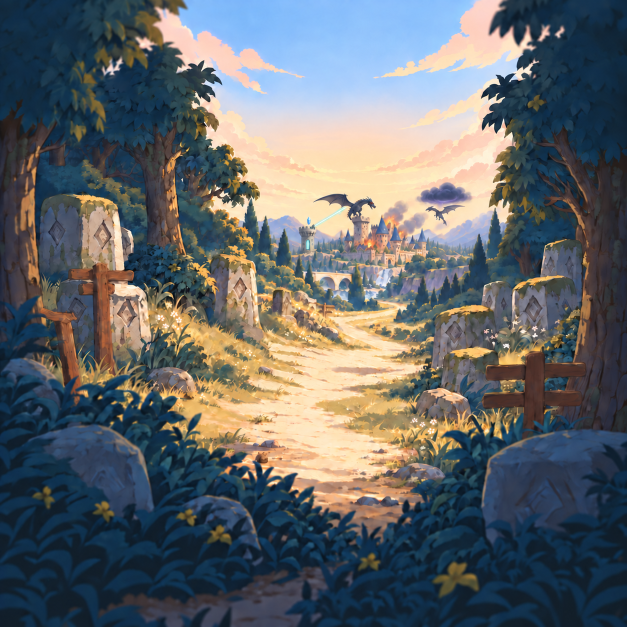
#> input picture AI/comfyui/lobby/revision5/source/Background_Review2.png, 1254 x 1254 px (shown at 1/2 size)
$ python build_assets.py
#> lines starting #> are read from the running program, lines starting #| are printed output that depends on the picture
"""Assemble the ImageGen regional correction without changing the existing safe-crop canvas."""
from pathlib import Path
import numpy as np
from PIL import Image

ROOT = Path(__file__).resolve().parent
source = ROOT / 'source'
background = Image.open(source / 'Background_Review2.png').convert('RGB')
#> background is the input picture: PIL image 1254x1254 RGB; mean R, G, B 98.7, 102.9, 105.6
region = Image.open(source / 'Siege_Idle_Fit.png').convert('RGB').resize((378, 165), Image.Resampling.LANCZOS)
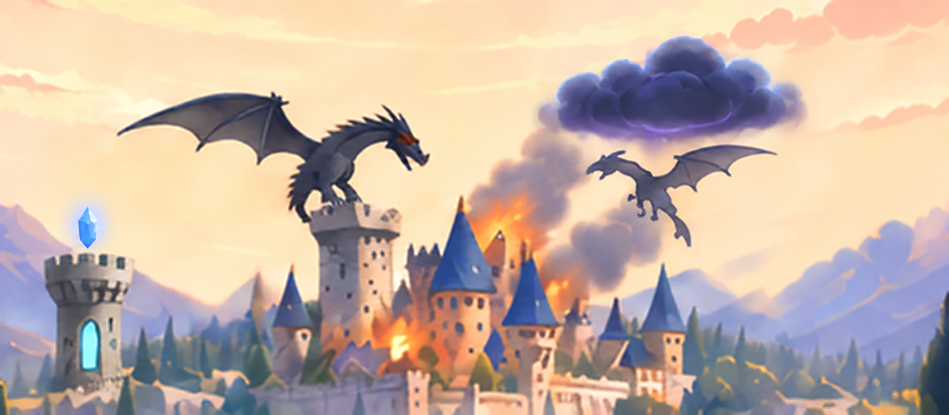
#> input picture AI/comfyui/lobby/revision5/source/Siege_Idle_Fit.png, 1898 x 829 px (shown at 1/2 size)
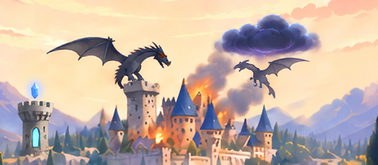
#> region: PIL image 378x165 RGB; mean R, G, B 196.8, 177.8, 165.3
# Only generated paint is used. An 8px overlap avoids seams at the unchanged crop perimeter.
y, x = np.mgrid[:165, :378]
edge = np.minimum(np.minimum(x, 377-x), np.minimum(y, 164-y))
mask = Image.fromarray((np.clip(edge / 8, 0, 1) * 255).astype('uint8'))
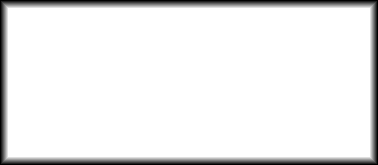
#> mask: PIL image 378x165 L; min 0, max 255, mean 235.4
background.paste(region, (580, 350), mask)
background.save(source / 'Background_Final.png', optimize=True)
dest = Path('Assets/UGUI/Art/Lobby/Lobby_Background.png')
background.resize((1536, 1536), Image.Resampling.LANCZOS).save(dest, optimize=True)
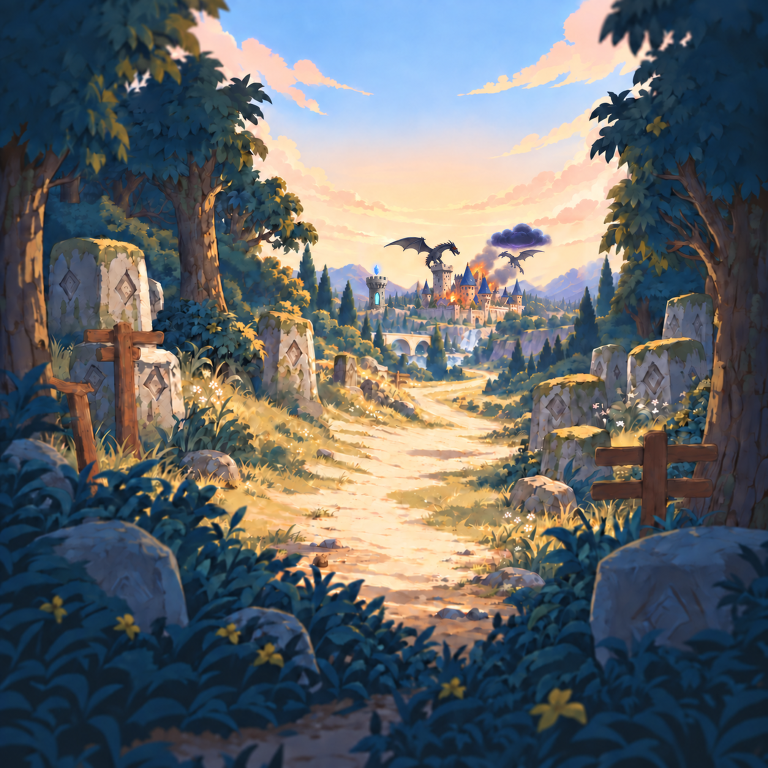
#> saved as Lobby_Background.png: PIL image 1536x1536 RGB (shown at 1/2 size); mean R, G, B 98.6, 102.7, 105.5
#> (the run stopped early here; a loop or call above may not have finished)
